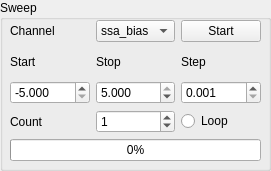
  <widget class="QGroupBox" name="groupBox_4">
   <property name="geometry">
    <rect>
     <x>300</x>
     <y>440</y>
     <width>271</width>
     <height>171</height>
    </rect>
   </property>
   <property name="title">
    <string>Sweep</string>
   </property>
   <widget class="QWidget" name="gridLayoutWidget_5">
    <property name="geometry">
     <rect>
      <x>10</x>
      <y>20</y>
      <width>251</width>
      <height>141</height>
     </rect>
    </property>
    <layout class="QGridLayout" name="gridLayout_5">
     <item row="0" column="0">
      <widget class="QLabel" name="label_22">
       <property name="frameShape">
        <enum>QFrame::NoFrame</enum>
       </property>
       <property name="text">
        <string>Channel</string>
       </property>
      </widget>
     </item>
     <item row="1" column="0">
      <widget class="QLabel" name="label_23">
       <property name="frameShape">
        <enum>QFrame::NoFrame</enum>
       </property>
       <property name="text">
        <string>Start</string>
       </property>
      </widget>
     </item>
     <item row="2" column="0">
      <widget class="QDoubleSpinBox" name="Start_Input">
       <property name="decimals">
        <number>3</number>
       </property>
       <property name="minimum">
        <double>-5.000000000000000</double>
       </property>
       <property name="maximum">
        <double>5.000000000000000</double>
       </property>
       <property name="singleStep">
        <double>0.010000000000000</double>
       </property>
       <property name="value">
        <double>-5.000000000000000</double>
       </property>
      </widget>
     </item>
     <item row="1" column="1">
      <widget class="QLabel" name="label_24">
       <property name="frameShape">
        <enum>QFrame::NoFrame</enum>
       </property>
       <property name="text">
        <string>Stop</string>
       </property>
      </widget>
     </item>
     <item row="1" column="2">
      <widget class="QLabel" name="label_25">
       <property name="frameShape">
        <enum>QFrame::NoFrame</enum>
       </property>
       <property name="text">
        <string>Step</string>
       </property>
      </widget>
     </item>
     <item row="2" column="2">
      <widget class="QDoubleSpinBox" name="Step_Input">
       <property name="decimals">
        <number>3</number>
       </property>
       <property name="minimum">
        <double>0.001000000000000</double>
       </property>
       <property name="maximum">
        <double>0.500000000000000</double>
       </property>
       <property name="singleStep">
        <double>0.001000000000000</double>
       </property>
       <property name="value">
        <double>0.001000000000000</double>
       </property>
      </widget>
     </item>
     <item row="3" column="1">
      <widget class="QSpinBox" name="No_Sweeps">
       <property name="value">
        <number>1</number>
       </property>
      </widget>
     </item>
     <item row="3" column="2">
      <widget class="QRadioButton" name="Loop_rb">
       <property name="text">
        <string>Loop</string>
       </property>
      </widget>
     </item>
     <item row="3" column="0">
      <widget class="QLabel" name="label_26">
       <property name="frameShape">
        <enum>QFrame::NoFrame</enum>
       </property>
       <property name="text">
        <string>Count</string>
       </property>
      </widget>
     </item>
     <item row="0" column="1">
      <widget class="QComboBox" name="Sweep_cb">
       <item>
        <property name="text">
         <string>ssa_bias</string>
        </property>
       </item>
       <item>
        <property name="text">
         <string>ssa_fb</string>
        </property>
       </item>
       <item>
        <property name="text">
         <string>s2_bias</string>
        </property>
       </item>
       <item>
        <property name="text">
         <string>s2_fb</string>
        </property>
       </item>
       <item>
        <property name="text">
         <string>rs_bias</string>
        </property>
       </item>
       <item>
        <property name="text">
         <string>s1_bias</string>
        </property>
       </item>
       <item>
        <property name="text">
         <string>tes_bias</string>
        </property>
       </item>
       <item>
        <property name="text">
         <string>heater</string>
        </property>
       </item>
       <item>
        <property name="text">
         <string>AUX</string>
        </property>
       </item>
      </widget>
     </item>
     <item row="4" column="0" colspan="3">
      <widget class="QProgressBar" name="Sweep_pb">
       <property name="enabled">
        <bool>true</bool>
       </property>
       <property name="value">
        <number>0</number>
       </property>
       <property name="invertedAppearance">
        <bool>false</bool>
       </property>
      </widget>
     </item>
     <item row="2" column="1">
      <widget class="QDoubleSpinBox" name="Stop_Input">
       <property name="decimals">
        <number>3</number>
       </property>
       <property name="minimum">
        <double>-5.000000000000000</double>
       </property>
       <property name="maximum">
        <double>5.000000000000000</double>
       </property>
       <property name="singleStep">
        <double>0.010000000000000</double>
       </property>
       <property name="value">
        <double>5.000000000000000</double>
       </property>
      </widget>
     </item>
     <item row="0" column="2">
      <widget class="QPushButton" name="Sweep_Button">
       <property name="enabled">
        <bool>true</bool>
       </property>
       <property name="text">
        <string>Start</string>
       </property>
       <property name="icon">
        <iconset resource="icons.qrc">
         <normaloff>:/icons/blue_button.png</normaloff>:/icons/blue_button.png</iconset>
       </property>
       <property name="checkable">
        <bool>false</bool>
       </property>
       <property name="checked">
        <bool>false</bool>
       </property>
       <property name="default">
        <bool>false</bool>
       </property>
       <property name="flat">
        <bool>false</bool>
       </property>
      </widget>
     </item>
    </layout>
   </widget>
  </widget>
